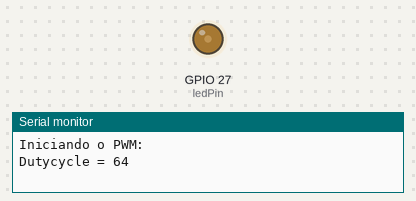
The program below on a simulated ESP32. Parts: output pins drawn as LEDs (lit = HIGH), the last lines printed to the serial monitor.

Above: at 0.05 s.
At 7.95 s:
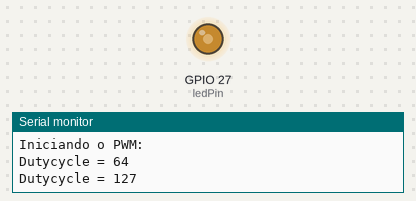
At 11.95 s:
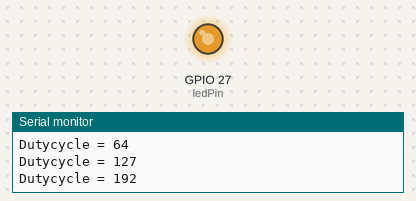
At 15.95 s:
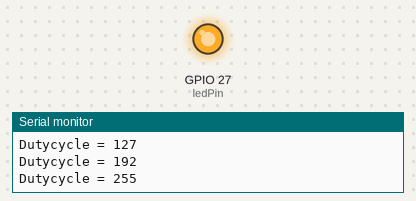
Timing chart, 0 to 20.8 s (numbered marks = the images above):
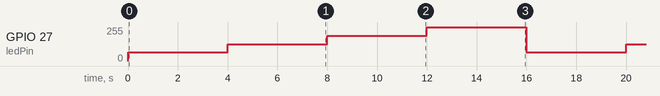

The program:

main.cpp
```cpp
#include <Arduino.h>

// the number of the LED pin
const int ledPin = 27;  // 16 corresponds to GPIO16

// setting PWM properties
const int freq = 5000;
const int ledChannel = 0;
const int resolution = 8;
int dutyCycle = 0;

void setup(){
  // configure LED PWM functionalitites
  Serial.begin(115200);
  ledcSetup(ledChannel, freq, resolution);

  // attach the channel to the GPIO to be controlled
  ledcAttachPin(ledPin, ledChannel);
  Serial.println("Iniciando o PWM: ");
}

void loop(){

  Serial.println("Dutycycle = 64");
  dutyCycle = 64;
  ledcWrite(ledChannel, dutyCycle);
  delay(4000);

  Serial.println("Dutycycle = 127");
  dutyCycle = 127;
  ledcWrite(ledChannel, dutyCycle);
  delay(4000);

  Serial.println("Dutycycle = 192");
  dutyCycle = 192;
  ledcWrite(ledChannel, dutyCycle);
  delay(4000);

  Serial.println("Dutycycle = 255");
  dutyCycle = 255;
  ledcWrite(ledChannel, dutyCycle);
  delay(4000);

  }
```

Measured:
- by itself, GPIO 27 (ledPin): repeats every 16.0 s: 127/255 4.0 s, 191/255 4.0 s, 255/255 4.0 s, 64/255 4.0 s
